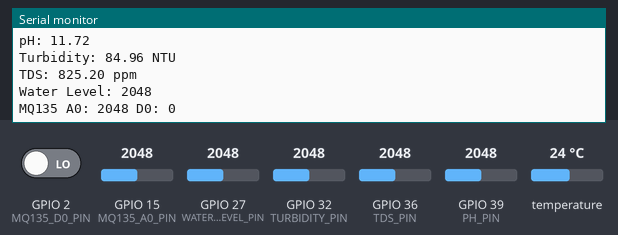
The sketch below on a simulated ESP32. On the bench: the last lines printed to the serial monitor. Inputs (shaded band) come from the test bench; at power-on: temperature 24 °C, GPIO 15 (MQ135_A0_PIN) = 2048, GPIO 27 (WATER_LEVEL_PIN) = 2048, GPIO 32 (TURBIDITY_PIN) = 2048, GPIO 36 (TDS_PIN) = 2048, GPIO 39 (PH_PIN) = 2048, GPIO 2 (MQ135_D0_PIN) LOW. WiFi joins after 1.5 s; servers stay silent unless stated; uploads are accepted with an empty reply; the modem accepts every AT command (registered, SIM ready, sends succeed) and sends nothing else.

Above: at 3.2 s.
3.3 s: temperature set to 12 °C
At 4.7 s:
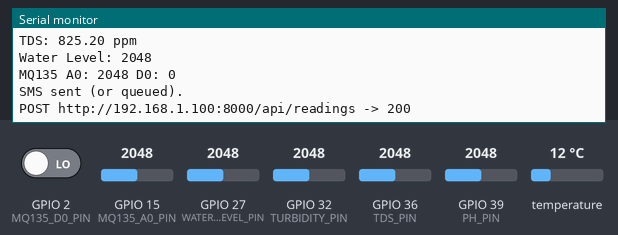
10.7 s: GPIO 15 (MQ135_A0_PIN) set to 2866
At 11.13 s:
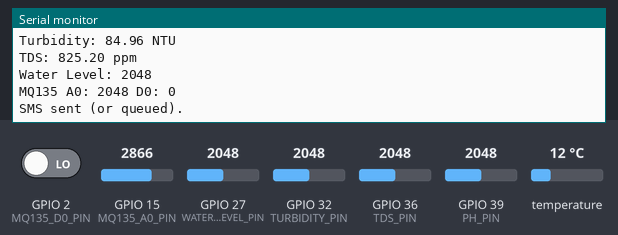
18.1 s: GPIO 27 (WATER_LEVEL_PIN) set to 2866
At 19.4 s:
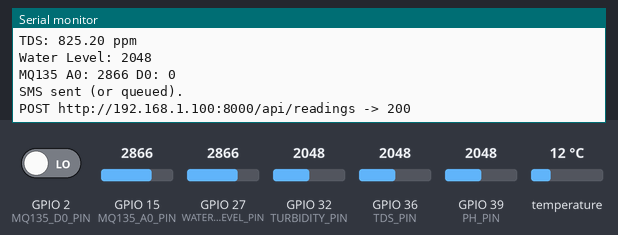
25.5 s: GPIO 32 (TURBIDITY_PIN) set to 2866
At 31.7 s:
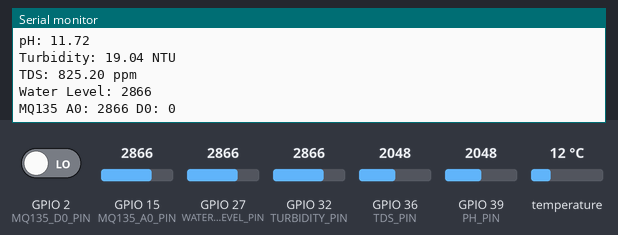
32.9 s: GPIO 36 (TDS_PIN) set to 2866
At 38.5 s:
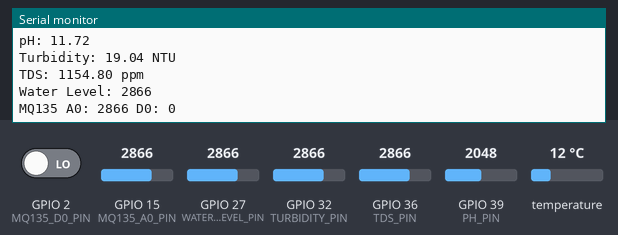
40.3 s: GPIO 39 (PH_PIN) set to 2866
At 46.48 s:
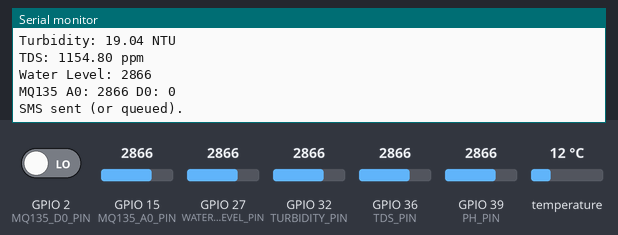

Measured:
- after the input at 25.5 s, the serial monitor: prints a new line after 5.6 s (image 4)
- after the input at 32.9 s, the serial monitor: prints a new line after 5.3 s (image 5)
- after the input at 40.3 s, the serial monitor: prints a new line after 4.9 s (image 6)

The sketch:

esp32_water_quality.ino
```cpp
#include <OneWire.h>
#include <DallasTemperature.h>
#include <WiFi.h>
#include <HTTPClient.h>
// ----- Pins -----
#define DS18B20_PIN    13
#define TURBIDITY_PIN  32
#define WATER_LEVEL_PIN 27
#define PH_PIN         39
#define MQ135_A0_PIN   15
#define MQ135_D0_PIN   2
// TDS: connect TDS sensor analog out to this pin if you add the hardware
#define TDS_PIN        36

// SIM900A: use ESP32 Serial2. Connect SIM900A RX -> GPIO 17 (TX2), SIM900A TX -> GPIO 16 (RX2)
#define SIM900_BAUD 9600
#define SIM900_SERIAL Serial2

// ----- OneWire / Temperature -----
OneWire oneWire(DS18B20_PIN);
DallasTemperature sensors(&oneWire);

// ----- Wi-Fi: use the same network your laptop is on (so ESP32 can reach backend) -----
const char* WIFI_SSID     = "Rcoem.";
const char* WIFI_PASSWORD = "12345678";

// ----- Backend: replace 192.168.1.100 with your laptop's IP (run ipconfig on laptop). ESP32 cannot use "localhost". -----
const char* API_URL       = "http://192.168.1.100:8000/api/readings";

// ----- SMS (SIM900A) -----
const char* ALERT_PHONE_NUMBER = "+918208170566";

// ----- Thresholds (adjust as needed) -----
const float PH_MIN = 6.0, PH_MAX = 9.0;
const float TURBIDITY_MAX_NTU = 100.0;
const float TDS_MAX_PPM = 500.0;   // Used when TDS sensor is connected
const int   ADC_MAX = 4095;
const float VREF = 3.3;

// Set to 1 for extra debug on Serial, 0 to reduce output
#define DEBUG_SERIAL 1

void setup() {
  Serial.begin(115200);
  delay(500);
  Serial.println("\n[DEBUG] === Water Quality ESP32 boot ===");

  Serial.println("[DEBUG] Init Serial2 for SIM900A (RX=16, TX=17)...");
  SIM900_SERIAL.begin(SIM900_BAUD, SERIAL_8N1, 16, 17);

  Serial.println("[DEBUG] Init sensors...");
  sensors.begin();
  pinMode(TURBIDITY_PIN, INPUT);
  pinMode(WATER_LEVEL_PIN, INPUT);
  pinMode(PH_PIN, INPUT);
  pinMode(MQ135_A0_PIN, INPUT);
  pinMode(MQ135_D0_PIN, INPUT);
  pinMode(TDS_PIN, INPUT);
  Serial.println("[DEBUG] Pins: DS18B20=13 Turb=32 Level=27 pH=39 MQ135=15,2 TDS=36");

  Serial.println("[DEBUG] Starting Wi-Fi...");
  Serial.print("[DEBUG] SSID: ");
  Serial.println(WIFI_SSID);
  WiFi.mode(WIFI_STA);
  WiFi.begin(WIFI_SSID, WIFI_PASSWORD);
  Serial.print("[DEBUG] Connecting");
  for (int i = 0; i < 20 && WiFi.status() != WL_CONNECTED; i++) {
    delay(500);
    Serial.print(".");
  }
  Serial.println();
  if (WiFi.status() == WL_CONNECTED) {
    Serial.print("[DEBUG] Wi-Fi OK. IP: ");
    Serial.println(WiFi.localIP().toString());
    Serial.print("[DEBUG] API_URL: ");
    Serial.println(API_URL);
  } else {
    Serial.println("[DEBUG] Wi-Fi FAILED. SMS-only mode. Check SSID/password.");
  }
  Serial.println("[DEBUG] === Setup done, entering loop ===\n");
}

// Convert pH analog (0-4095) to pH 0-14. Calibrate with your probe.
float readPH() {
  int raw = analogRead(PH_PIN);
  float voltage = (raw / (float)ADC_MAX) * VREF;
  // Common approximation: pH = 7 - (voltage - 2.5) / 0.18; adjust for your probe
  float ph = 7.0 - (voltage - 2.5) / 0.18;
  if (ph < 0) ph = 0;
  if (ph > 14) ph = 14;
  return ph;
}

// Convert turbidity analog to NTU-like value (0-300). Calibrate with your sensor.
float readTurbidityNTU() {
  int raw = analogRead(TURBIDITY_PIN);
  float voltage = (raw / (float)ADC_MAX) * VREF;
  // Example mapping: adjust for your sensor datasheet
  float ntu = (2.5 - voltage) * 100.0;
  if (ntu < 0) ntu = 0;
  return ntu;
}

// TDS in ppm (placeholder: use 0 if no TDS sensor; else connect sensor to TDS_PIN)
float readTDS() {
  int raw = analogRead(TDS_PIN);
  float voltage = (raw / (float)ADC_MAX) * VREF;
  // Example: TDS ≈ k * voltage (k depends on sensor, e.g. 500)
  float tds = voltage * 500.0;
  return tds;
}

void sendSMS(const char* msg) {
  SIM900_SERIAL.print("AT+CMGF=1\r");
  delay(200);
  SIM900_SERIAL.print("AT+CMGS=\"");
  SIM900_SERIAL.print(ALERT_PHONE_NUMBER);
  SIM900_SERIAL.print("\"\r");
  delay(200);
  SIM900_SERIAL.print(msg);
  SIM900_SERIAL.print("\r");
  delay(200);
  SIM900_SERIAL.write(26);  // Ctrl+Z
  delay(500);
  Serial.println("SMS sent (or queued).");
}

void postToServer(float temp, float ph, float turbidityNtu, float tds, int waterLevel) {
  if (WiFi.status() != WL_CONNECTED) return;

  HTTPClient http;
  http.begin(API_URL);
  http.addHeader("Content-Type", "application/json");

  // Match your FastAPI body: ph, turbidity, tds, device_id; optional: temperature
  String body = "{\"ph\":";
  body += ph;
  body += ",\"turbidity\":";
  body += turbidityNtu;
  body += ",\"tds\":";
  body += tds;
  body += ",\"device_id\":\"esp32_1\"";
  body += ",\"temperature\":";
  body += temp;
  body += "}";

  int code = http.POST(body);
  Serial.print("POST ");
  Serial.print(API_URL);
  Serial.print(" -> ");
  Serial.println(code);
  http.end();
}

void loop() {
  sensors.requestTemperatures();
  float temperature = sensors.getTempCByIndex(0);
  float ph = readPH();
  float turbidityNtu = readTurbidityNTU();
  float tds = readTDS();
  int waterLevel = analogRead(WATER_LEVEL_PIN);
  int mq135A0 = analogRead(MQ135_A0_PIN);
  int mq135D0 = digitalRead(MQ135_D0_PIN);

  // Serial print
  Serial.println("---");
  Serial.print("Temperature: "); Serial.print(temperature); Serial.println(" °C");
  Serial.print("pH: ");          Serial.println(ph);
  Serial.print("Turbidity: ");  Serial.print(turbidityNtu); Serial.println(" NTU");
  Serial.print("TDS: ");        Serial.print(tds); Serial.println(" ppm");
  Serial.print("Water Level: "); Serial.println(waterLevel);
  Serial.print("MQ135 A0: ");   Serial.print(mq135A0); Serial.print(" D0: "); Serial.println(mq135D0);

  // Threshold check -> SMS (works offline)
  bool alert = false;
  if (ph < PH_MIN || ph > PH_MAX) alert = true;
  if (turbidityNtu > TURBIDITY_MAX_NTU) alert = true;
  if (tds > TDS_MAX_PPM) alert = true;

  if (alert) {
    char smsBuf[160];
    snprintf(smsBuf, sizeof(smsBuf),
             "Water alert! pH=%.1f Turb=%.0f TDS=%.0f. Check tank/tap.",
             ph, turbidityNtu, tds);
    sendSMS(smsBuf);
  }

  // POST to FastAPI when Wi-Fi available (for website)
  postToServer(temperature, ph, turbidityNtu, tds, waterLevel);

  delay(5000);  // Every 5 seconds
}
```
